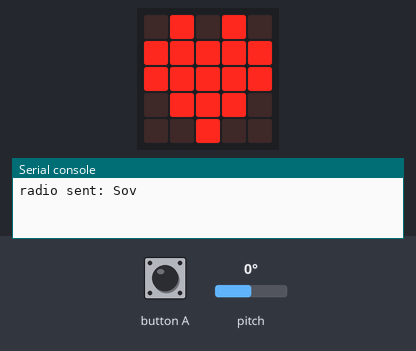
Bench run of a program on a simulated BBC micro:bit (MakeCode). Shown: the board's 5×5 LED display, the last lines printed to the serial console. Inputs (shaded band) come from the test bench; at power-on: pitch 0°. Random numbers come from a fixed seed; no radio messages arrive unless stated (any console line starting 'radio sent:' is added by the test bench).

Above: at 0.2 s.
1.3 s: pitch set to -90°
At 3.25 s:
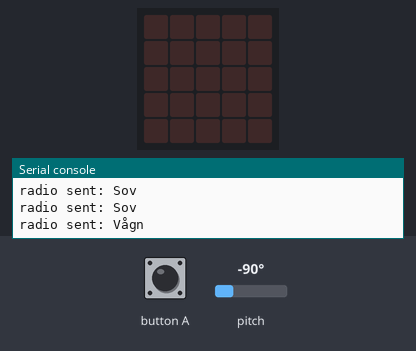
3.7 s: button A pressed for 0.15 s
Timing chart, 0 to 6.7 s (numbered marks = the images above; inputs shaded):
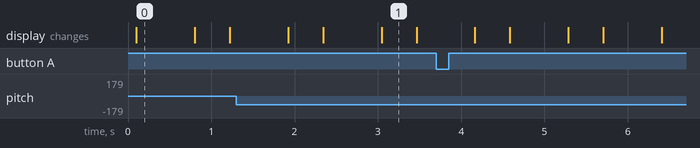

Measured:
- what the display in image 0 shows lasts 0.7 s, from 0.1 s to 0.8 s
- what the display in image 1 shows lasts 0.5 s, from 3.0 s to 3.5 s

The program:

main.ts
```typescript
input.onGesture(Gesture.Shake, function () {
    radio.sendString("Ja")
})
function Hjerteslag () {
    basic.showIcon(IconNames.Heart)
    basic.pause(100)
    basic.clearScreen()
    basic.pause(300)
}
input.onButtonPressed(Button.A, function () {
    radio.sendString("Ja")
})
function Ændrøjne () {
    XRotation = Math.abs(input.rotation(Rotation.Pitch))
    TilfældigtTal = randint(0, 19)
    if (TilfældigtTal < 1) {
        radio.sendString("Blink")
    }
    if (XRotation > 50 && XRotation < 130) {
        radio.sendString("Vågn")
    } else {
        radio.sendString("Sov")
    }
    basic.pause(100)
}
let TilfældigtTal = 0
let XRotation = 0
radio.setGroup(292)
radio.setTransmitPower(7)
basic.forever(function () {
    Ændrøjne()
    Hjerteslag()
})
```

test.ts
```typescript
// test ender her, dette bliver ikke kompileret, når denne pakke bruges som en udvidelse.
```
